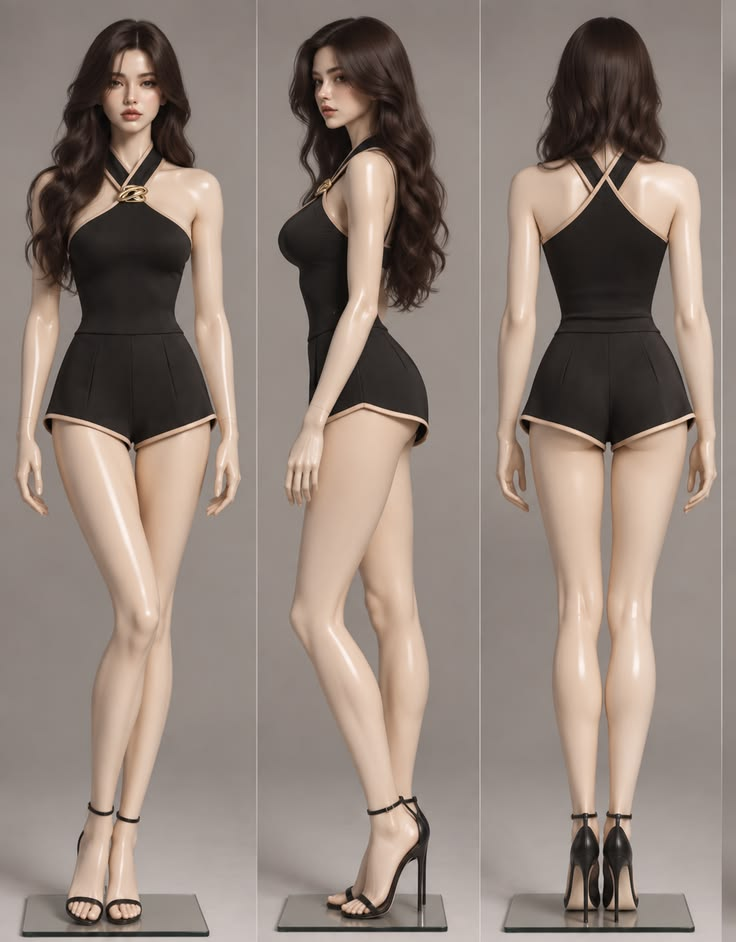
#> input picture holo_pet/assets/digital-human/samples/Owner-三视图-原图.png, 736 x 942 px, found by its file name
$ python split-turnaround.py
#> lines starting #> are read from the running program, lines starting #| are printed output that depends on the picture
#> further down, im is the input picture: PIL image 736x942 RGB; mean R, G, B 144.8, 130.5, 121.4
# -*- coding: utf-8 -*-
"""把 Owner 给的三视图转面图切成 正/侧/背 三张，各自去背 + 只留最大连通块 + 居中 1024²。

判据（与 clean-samples.py 同口径）：
  · 分隔线自动探测（整列近似同色 ⇒ 判为分隔）
  · floodfill 从四角灌键色 → 反选得前景 → 只留最大连通块（人）
  · 紧贴 bbox → 正方画布 6% 边距 → 1024²
输出：samples/Owner-三视图-{正面,侧面,背面}.png + 对照图
"""
import pathlib
from collections import deque
from PIL import Image, ImageDraw
import numpy as np

WS = pathlib.Path(r"C:\Users\ADMIN\Desktop\GBT小土豆V8")
DST = WS / "holo_pet/assets/digital-human/samples"
SRC = DST / "Owner-三视图-原图.png"
TAGS = ["正面", "侧面", "背面"]


def largest_component(mask):
    h, w = mask.shape
    seen = np.zeros_like(mask, dtype=bool)
    best, best_size = None, 0
    for sy in range(h):
        for sx in range(w):
            if not mask[sy, sx] or seen[sy, sx]:
                continue
            q = deque([(sy, sx)])
            seen[sy, sx] = True
            comp = []
            while q:
                y, x = q.popleft()
                comp.append((y, x))
                for dy, dx in ((1, 0), (-1, 0), (0, 1), (0, -1)):
                    ny, nx = y + dy, x + dx
                    if 0 <= ny < h and 0 <= nx < w and mask[ny, nx] and not seen[ny, nx]:
                        seen[ny, nx] = True
                        q.append((ny, nx))
            if len(comp) > best_size:
                best_size, best = len(comp), comp
    out = np.zeros_like(mask, dtype=bool)
    if best:
        ys = np.array([p[0] for p in best])
        xs = np.array([p[1] for p in best])
        out[ys, xs] = True
    return out


def find_separators(arr):
    """找整列方差极小的列（分隔线）；返回分割边界列表。"""
    h, w, _ = arr.shape
#> h = 942; w = 736
    colstd = arr.reshape(h, w, 3).std(axis=(0, 2))
#> colstd = 736 values, max 82.03 at index 584, min 9.26 at index 725, mean 44.13
    is_sep = colstd < 6.0
    # 连续 True 段取中心
    spans, start = [], None
    for x in range(w):
        if is_sep[x] and start is None:
            start = x
        elif not is_sep[x] and start is not None:
            spans.append((start, x - 1))
            start = None
#> after the loop, spans = []
    if start is not None:
        spans.append((start, w - 1))
    # 只保留内部、宽度 < 8% 画宽的分隔
    return [(a + b) // 2 for a, b in spans if (b - a) < w * 0.08 and a > 0 and b < w - 1]


def drop_platform(mask):
    """砍掉底部的**展示台**。

    🔴 实测教训（2026-09-25）：原图的模特踩在一块展示台上，台子与脚**连通**
    ⇒ 「只留最大连通块」照样把它留下 ⇒ 三视图一起喂给 Tripo 后，重建结果里
    长出一个**白色台子 + 几根游离灰柱**（毛坯，不能进管线）。
    判据：从底部往上扫，某一行前景宽度**突然**超过其上方基准行宽度的 1.6 倍 ⇒ 台子起点。
    """
    h, w = mask.shape
    widths = mask.sum(axis=1)
    body = widths[widths > 0]
    if body.size == 0:
        return mask, 0
    ref_rows = widths[int(h * 0.60):int(h * 0.85)]
    ref = float(np.median(ref_rows[ref_rows > 0])) if (ref_rows > 0).any() else 0.0
    if ref <= 0:
        return mask, 0
    cut = None
    for y in range(h - 1, int(h * 0.85), -1):
        if widths[y] > ref * 1.6:
            cut = y
    if cut is None:
        return mask, 0
    out = mask.copy()
    out[cut:, :] = False
    return out, int(h - cut)


def fill_holes(mask):
    """填掉被前景**完全包住**的洞（高光过曝处会被误判成背景）。

    做法：从画布四边对「反掩码」做一次连通标记，标记不到的反掩码像素 = 洞。
    """
    h, w = mask.shape
    inv = ~mask
    reach = np.zeros_like(inv, dtype=bool)
    q = deque()
    for x in range(w):
        for y in (0, h - 1):
            if inv[y, x] and not reach[y, x]:
                reach[y, x] = True
                q.append((y, x))
    for y in range(h):
        for x in (0, w - 1):
            if inv[y, x] and not reach[y, x]:
                reach[y, x] = True
                q.append((y, x))
    while q:
        y, x = q.popleft()
        for dy, dx in ((1, 0), (-1, 0), (0, 1), (0, -1)):
            ny, nx = y + dy, x + dx
            if 0 <= ny < h and 0 <= nx < w and inv[ny, nx] and not reach[ny, nx]:
                reach[ny, nx] = True
                q.append((ny, nx))
    return mask | (inv & ~reach)


def background_mask(arr):
    """判「背景样」像素：**低色度 + 够亮**。

    🔴 为什么不用四角泛洪（2026-09-25 实测教训）：
      原图里模特踩着一块**浅灰展示台**，台面被它自己的深色边圈**封闭** ⇒ 从画布四角
      泛洪**永远进不去**，整块台子被当成"人"留在前景，一路喂给 Tripo，重建结果里就长出
      白台子 + 游离灰柱（毛坯）。泛洪这条路治不了封闭区域，改判**颜色**：
        · 灰底、灰台、灰影 —— 色度极低（R≈G≈B）且不暗  ⇒ 判背景
        · 皮肤（暖色，色度大）/ 黑衣黑鞋（很暗）/ 头发（暗棕） ⇒ 判前景
      高光过曝处会被误判成背景，但那属于**封闭洞**，用 fill_holes 补回来。
    """
    a = arr.astype(np.int16)
    mx = a.max(axis=2)
    mn = a.min(axis=2)
    chroma = mx - mn
    lum = a.mean(axis=2)
    return (chroma < 24) & (lum > 85)


def clean_view(crop, tag):
    arr = np.asarray(crop)
    m = ~background_mask(arr)
    m = fill_holes(m)
    m = largest_component(m)
    m, cut_px = drop_platform(m)

    rgba = np.dstack([arr, (m * 255).astype(np.uint8)])
    out = Image.fromarray(rgba, "RGBA")
    bbox = out.getchannel("A").getbbox()
    if bbox is None:
        print(f"{tag}: 🔴 全空，跳过")
        return None
    out = out.crop(bbox)

    side = int(max(out.size) * 1.12)
    canvas = Image.new("RGBA", (side, side), (0, 0, 0, 0))
    canvas.paste(out, ((side - out.width) // 2, (side - out.height) // 2), out)
    final = canvas.resize((1024, 1024), Image.LANCZOS)

    fa = np.asarray(final)[:, :, 3]
    ys, xs = np.where(fa > 8)
    print(f"{tag}: 砍台 {cut_px} 行 · 主体 {out.size} "
          f"· 高度占 {(ys.max()-ys.min())/1024*100:.0f}% · 宽度占 {(xs.max()-xs.min())/1024*100:.0f}%")
    return final


im = Image.open(SRC).convert("RGB")
arr = np.asarray(im)
seps = find_separators(arr)
#> seps = []
print(f"画布 {im.size} · 探测到分隔列 x = {seps}")
#| 画布 (736, 942) · 探测到分隔列 x = []

edges = [0] + seps + [im.width]
#> edges = [0, 736]
views = []
for i in range(min(3, len(edges) - 1)):
    x0, x1 = edges[i], edges[i + 1]
    x0 = x0 + 4 if i > 0 else x0
    x1 = x1 - 4 if i < len(edges) - 2 else x1
    views.append((TAGS[i], im.crop((x0, 0, x1, im.height))))
#> this loop made 1 pass
#> after the loop, views = 1 item
if len(views) < 3:
    # 兜底：均分三份
    print("🔴 分隔探测不足 3 段，改均分")
    views = [(TAGS[i], im.crop((im.width * i // 3, 0, im.width * (i + 1) // 3, im.height))) for i in range(3)]
#> views = 3 items

finals = []
for tag, crop in views:
    f = clean_view(crop, tag)
    if f is None:
        continue
    p = DST / f"Owner-三视图-{tag}.png"
    f.save(p)
    finals.append((tag, crop, f, p))
    print("  →", p.name)
#> this loop made 3 passes
#> (tag, cut_px in clean_view, bbox in clean_view, side in clean_view) on passes 1 to 3: ('正面', 0, (13, 19, 241, 931), 1021), ('侧面', 0, (33, 17, 204, 921), 1012), ('背面', 15, (6, 17, 227, 927), 1019)
#| 正面: 砍台 0 行 · 主体 (228, 912) · 高度占 89% · 宽度占 22%
#|   → Owner-三视图-正面.png
#| 侧面: 砍台 0 行 · 主体 (171, 904) · 高度占 89% · 宽度占 17%
#|   → Owner-三视图-侧面.png
#| 背面: 砍台 15 行 · 主体 (221, 910) · 高度占 89% · 宽度占 22%
#|   → Owner-三视图-背面.png
#> pass 1, in background_mask, `mn = a.min(axis=2)`:
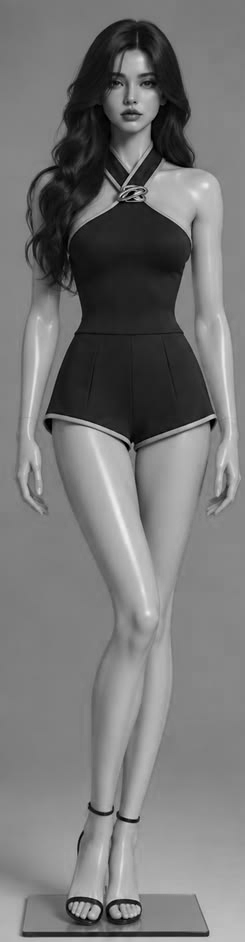
#> mn: shape (942, 245) int16; min 0, max 238, mean 118.4
#> after the loop:
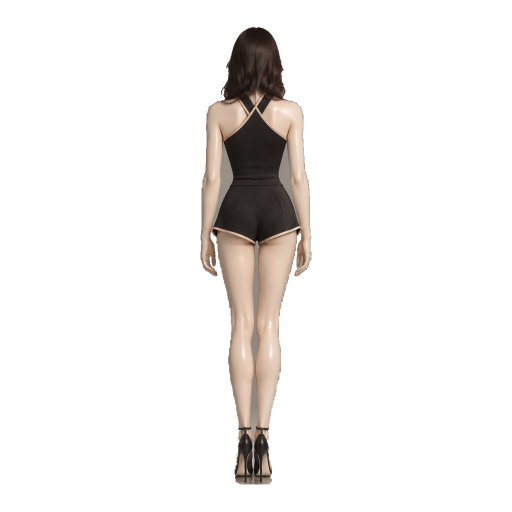
#> f: PIL image 1024x1024 RGBA (shown at 1/2 size); mean R, G, B, A 16.5, 14.3, 12.8, 29.5; transparent parts drawn white
#> after the loop, finals = 3 items

# 对照图：上排裁切原图，下排清后
if finals:
    hw = 340
    rows = []
    top = Image.new("RGB", (hw * len(finals), hw), (18, 22, 34))
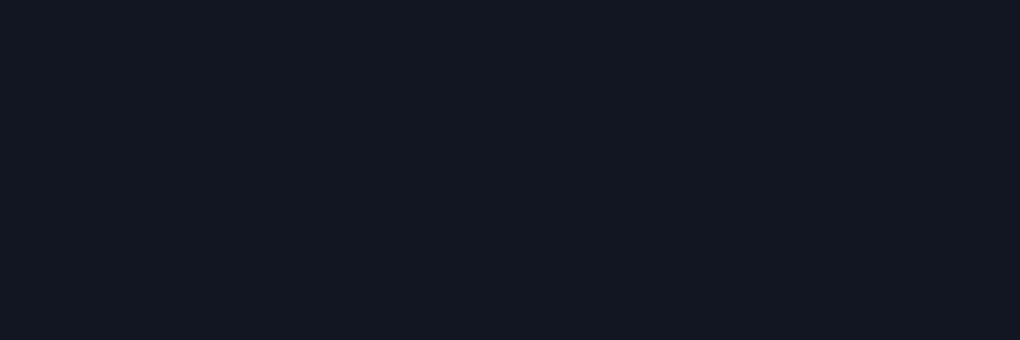
#> top: PIL image 1020x340 RGB; mean R, G, B 18, 22, 34
    bot = Image.new("RGB", (hw * len(finals), hw), (18, 22, 34))
    for i, (tag, crop, f, _) in enumerate(finals):
        t = crop.resize((hw, int(crop.height * hw / crop.width)), Image.LANCZOS)
        top.paste(t.crop((0, 0, hw, min(hw, t.height))), (i * hw, 0))
        bot.paste(f.resize((hw, hw), Image.LANCZOS), (i * hw, 0))
#> this loop made 3 passes
#> tag on passes 1 to 3: '正面', '侧面', '背面'
#> pass 2, `t = crop.resize((hw, int(crop.height * hw / crop.width)), Image.LANCZOS)`:
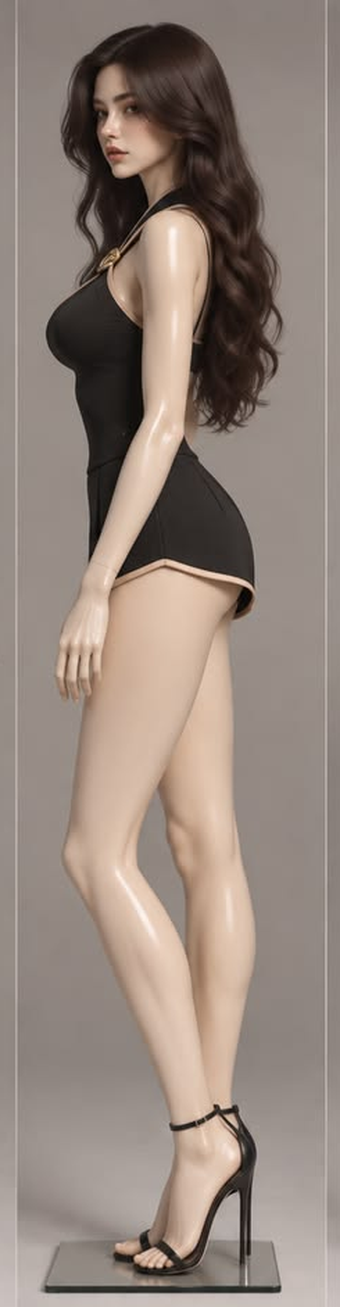
#> t: PIL image 340x1307 RGB; mean R, G, B 147.5, 133.1, 124.1
#> after the loop:
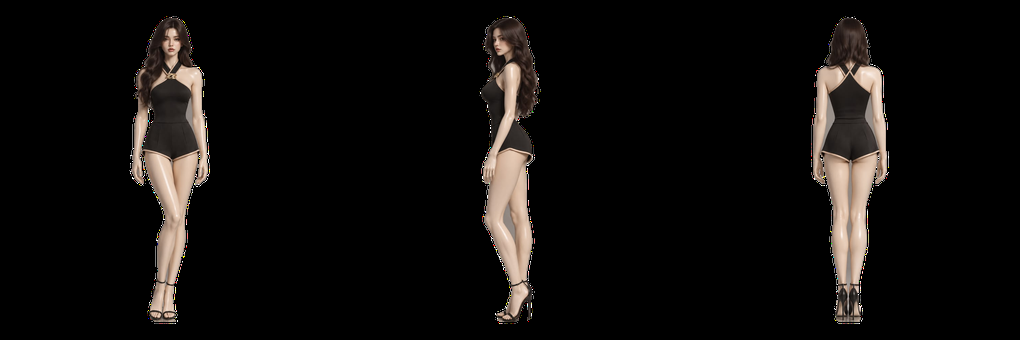
#> bot: PIL image 1020x340 RGB; mean R, G, B 16.1, 13.9, 12.4
#> after the loop:
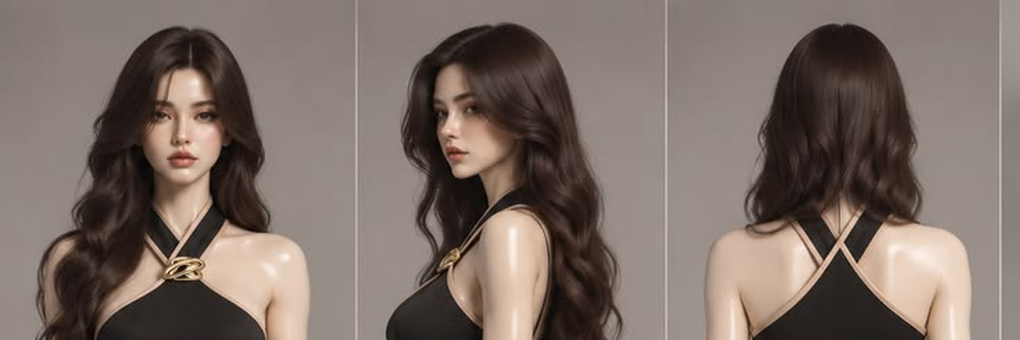
#> top: PIL image 1020x340 RGB; mean R, G, B 123.3, 109.4, 101.9
    sheet = Image.new("RGB", (hw * len(finals), hw * 2 + 30), (18, 22, 34))
    sheet.paste(top, (0, 24))
    sheet.paste(bot, (0, hw + 30))
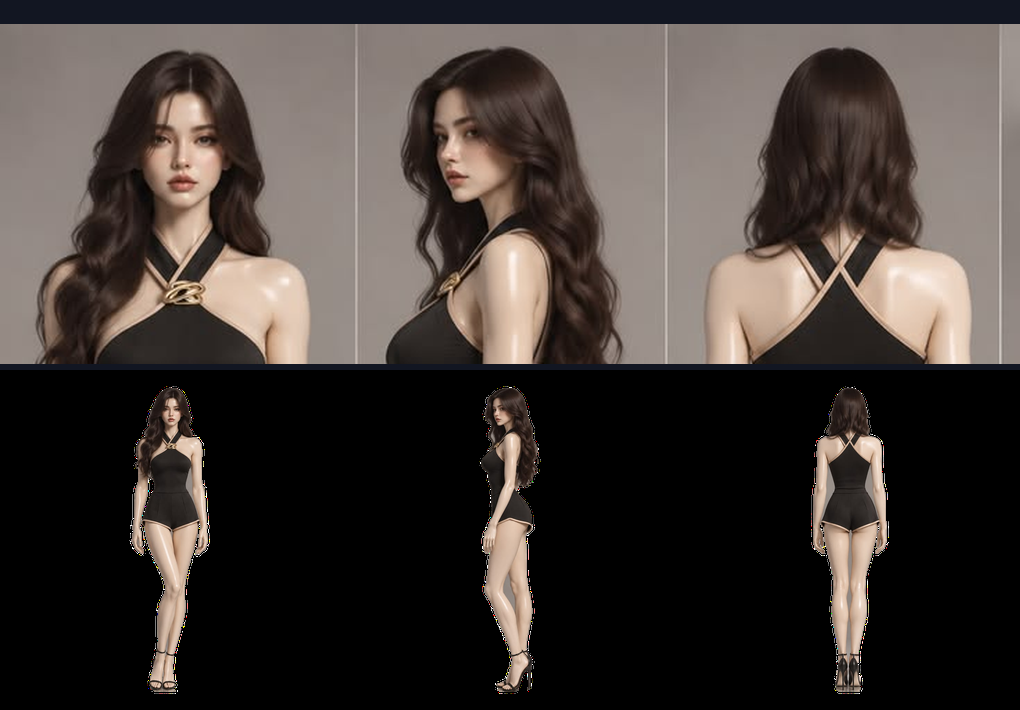
#> sheet: PIL image 1020x710 RGB; mean R, G, B 67.5, 60, 56.1
    d = ImageDraw.Draw(sheet)
    d.text((8, 6), "上：原图裁切", fill=(232, 236, 248))
    d.text((8, hw + 12), "下：去背 · 只留主体 · 居中 1024²", fill=(0, 229, 255))
    sheet.save(DST / "Owner-三视图-对照.png")
    print("\n对照图 →", (DST / "Owner-三视图-对照.png").name)
